Frame 1 (no input): blank canvas, image omitted
Frame 60 (the mouse pressed at the canvas centre just before this capture): blank canvas, image omitted
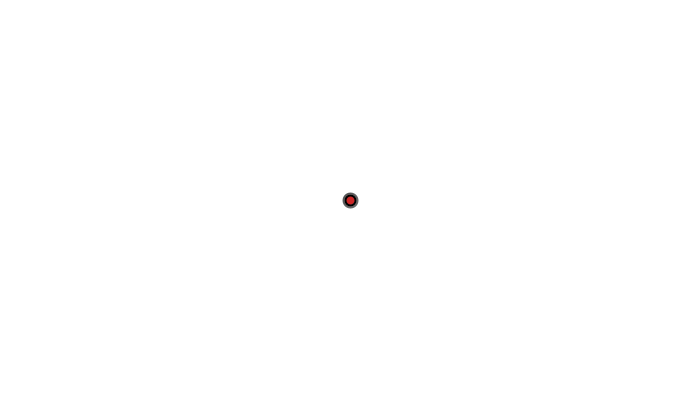
Frame 120 (the mouse held since frame 60 and released just before this capture)

The Processing sketch whose frames 1 and 60 were blank and that drew this single picture after the mouse press (run headless with seeded random() and noise(); from frame 60 on, the mouse is pressed at the canvas centre):

// Processing sketch: Electric_Field
// ── Electric_Field.pde
/*
Use the scroll wheel to control size of charges
Use the 'N' key to place a negetive charge
Use the 'P' key to place a positive charge
Press the mouse to drop a positive test charge
Use the 'R' key to reset everything
*/

Field ff;
ArrayList<Charge> charges;
ArrayList<Test> tests;
int space = 20;
int size = 2;
float k=300;
void setup(){
  size(700, 400);
  //fullScreen();
  ff = new Field();
  charges = new ArrayList<Charge>();
  tests = new ArrayList<Test>();
}

void draw(){
  background(255);
  ff.display(true);
  for(Charge c: charges){
    c.display();
    if(tests.size() > 0){
      for(Test t: tests){
        t.effect(c);
      }
    }
  }
  for(Test t: tests){
    t.display();
    t.update();
  }
  noCursor();
  strokeWeight(2);
  stroke(0, 150);
  fill(0, 50);
  ellipse(mouseX, mouseY, 7*size, 7*size);
}

void keyPressed(){
  if(key == 'p'){
    println(size);
    charges.add(new Charge(mouseX, mouseY, abs(size)));
  }
  if(key == 'n'){
    charges.add(new Charge(mouseX, mouseY, abs(size)*-1));
  }
  if(key == 'r'){
    charges.clear();
  }
  if(key == 'k'){
    tests.clear();
  }
  ff.zero();
  for(Charge c: charges){
    ff.effect(c);
  }
  ff.normalize();
  ff.update();
}

void mousePressed(){
  tests.add(new Test(mouseX, mouseY));
}

void mouseWheel(MouseEvent event) {
  float e = event.getCount();
  size+=e;
}
// ── Charge.pde
class Charge{
  int charge;
  PVector pos;
  Charge(float x, float y, int c){
    charge = c;
    pos = new PVector(x, y);
  }
  void display(){
    pushMatrix();
    translate(pos.x, pos.y);
    strokeWeight(2);
    stroke(0);
    if(charge > 0){
      fill(255, 50, 50);
      ellipse(0, 0, abs(charge)*7, abs(charge)*7);
    }else{
      fill(75, 75, 245);
      ellipse(0, 0, abs(charge)*7, abs(charge)*7);
    }
    popMatrix();
  }
}

class Test{
  PVector pos, vel, acc;
  PVector forceNet;
  Test(float x, float y){
    pos = new PVector(x, y);
    vel = new PVector();
    acc = new PVector();
    forceNet = new PVector();
  }
  void effect(Charge c){
    PVector force = PVector.sub(pos, c.pos);
    force.normalize();
    force.mult(k*c.charge*pow(dist(c.pos.x, c.pos.y, pos.x, pos.y), -2));
    forceNet.add(force);
  }
  void update(){
    acc.mult(0);
    acc.add(forceNet);
    vel.add(acc);
    pos.add(vel);
    forceNet.mult(0);

  }
  void display(){
    pushMatrix();
    translate(pos.x, pos.y);
    popMatrix();
    strokeWeight(2);
    stroke(0);
    fill(255, 50, 50);
    ellipse(pos.x, pos.y, 10, 10);
  }
}
// ── Field.pde
class ForceNet{
  float mag;
  PVector vector;
  color c = color(255);
  ForceNet(float x, float y, float m){
    vector = new PVector(x, y);
    mag = m;
  }
  void display(float x, float y){
    float d = vector.mag();
    pushMatrix();
    if(mag > 10E-6){
      stroke(c);
      translate(x*space, y*space);
      rotate(vector.heading());
      line(0, 0, d, 0);
      line(d, 0, (d/4)*3, (d/5));
      line(d, 0, (d/4)*3, -(d/5));
    }
    popMatrix();
  }
  void zero(){
    vector.set(0, 0);
    mag = 0;
  }
  void normalize(float x){
    vector.setMag(x);
  }
  void add(PVector force){
    vector.add(force);
    mag = vector.mag();
  }
  void update(){
    c = lerpColor(color(1, 0), color(0, 150), map(mag, 10E-2, 50E-2, 0, 1));
  }
}

class Field{
  ForceNet [][] feild;
  int w, h;
  Field(){
    w = width/space;
    h = height/space;
    feild = new ForceNet[w][h];
    
    for(int x = 0; x < w; x ++){
      for(int y = 0; y < h; y ++){
        feild[x][y] = new ForceNet(0, 0, 0);
      }
    }
  }
  void display(boolean dir){
    if(dir){
      stroke(0, 100);
      strokeWeight(1);
      for(int x = 0; x < w; x ++){
        for(int y = 0; y < h; y ++){
          feild[x][y].display(x, y);
        }
      }
    }
  }
  void zero(){
    for(int x = 0; x < w; x ++){
      for(int y = 0; y < h; y ++){
        feild[x][y].zero();
      }
    }
  }
  void normalize(){
    for(int x = 0; x < w; x ++){
      for(int y = 0; y < h; y ++){
        feild[x][y].normalize(space*1.5);
      }
    }
  }
  void update(){
    for(int x = 0; x < w; x ++){
      for(int y = 0; y < h; y ++){
        feild[x][y].update();
      }
    }
  }
  void effect(Charge c){
    for(int x = 0; x < w; x ++){
      for(int y = 0; y < h; y ++){
        PVector force = PVector.sub(c.pos, new PVector(x*space, y*space));
        force.normalize();
        force.mult(-k*c.charge*pow(dist(c.pos.x, c.pos.y, x*space, y*space), -2));
        feild[x][y].add(force);
      }
    }
  }
}
